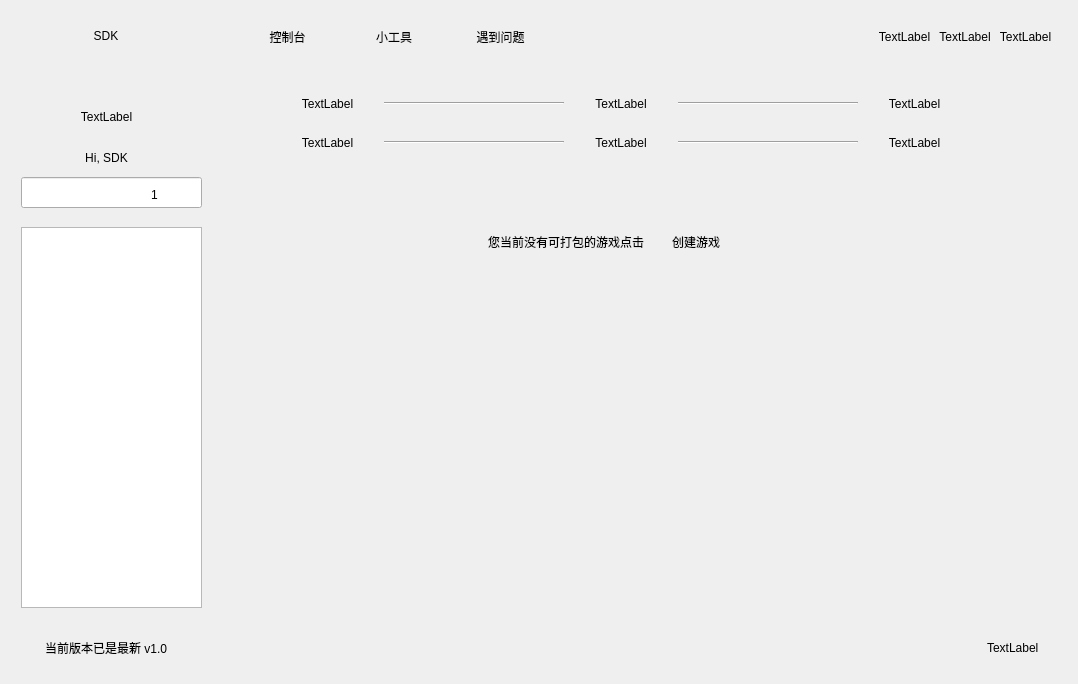
<?xml version="1.0" encoding="UTF-8"?>
<ui version="4.0">
 <class>Form</class>
 <widget class="QWidget" name="Form">
  <property name="geometry">
   <rect>
    <x>0</x>
    <y>0</y>
    <width>1078</width>
    <height>682</height>
   </rect>
  </property>
  <property name="windowTitle">
   <string>Form</string>
  </property>
  <layout class="QHBoxLayout" name="horizontalLayout">
   <item>
    <layout class="QVBoxLayout" name="verticalLayout">
     <item>
      <widget class="QWidget" name="widget" native="true">
       <property name="minimumSize">
        <size>
         <width>200</width>
         <height>50</height>
        </size>
       </property>
       <widget class="QLabel" name="label_2">
        <property name="geometry">
         <rect>
          <x>20</x>
          <y>10</y>
          <width>150</width>
          <height>30</height>
         </rect>
        </property>
        <property name="sizePolicy">
         <sizepolicy hsizetype="Preferred" vsizetype="Preferred">
          <horstretch>0</horstretch>
          <verstretch>0</verstretch>
         </sizepolicy>
        </property>
        <property name="minimumSize">
         <size>
          <width>150</width>
          <height>30</height>
         </size>
        </property>
        <property name="text">
         <string>SDK</string>
        </property>
        <property name="alignment">
         <set>Qt::AlignCenter</set>
        </property>
       </widget>
      </widget>
     </item>
     <item>
      <widget class="QWidget" name="widget_2" native="true">
       <property name="minimumSize">
        <size>
         <width>200</width>
         <height>550</height>
        </size>
       </property>
       <widget class="QLineEdit" name="lineEdit">
        <property name="geometry">
         <rect>
          <x>10</x>
          <y>110</y>
          <width>181</width>
          <height>31</height>
         </rect>
        </property>
       </widget>
       <widget class="QLabel" name="label_4">
        <property name="geometry">
         <rect>
          <x>140</x>
          <y>120</y>
          <width>21</width>
          <height>16</height>
         </rect>
        </property>
        <property name="text">
         <string>1</string>
        </property>
       </widget>
       <widget class="QListView" name="listView">
        <property name="geometry">
         <rect>
          <x>10</x>
          <y>160</y>
          <width>181</width>
          <height>381</height>
         </rect>
        </property>
       </widget>
       <widget class="QWidget" name="">
        <property name="geometry">
         <rect>
          <x>50</x>
          <y>10</y>
          <width>91</width>
          <height>91</height>
         </rect>
        </property>
        <layout class="QVBoxLayout" name="verticalLayout_3">
         <item>
          <widget class="QLabel" name="label">
           <property name="minimumSize">
            <size>
             <width>80</width>
             <height>80</height>
            </size>
           </property>
           <property name="text">
            <string>TextLabel</string>
           </property>
           <property name="alignment">
            <set>Qt::AlignCenter</set>
           </property>
          </widget>
         </item>
         <item>
          <widget class="QLabel" name="label_3">
           <property name="minimumSize">
            <size>
             <width>80</width>
             <height>20</height>
            </size>
           </property>
           <property name="text">
            <string>Hi, SDK</string>
           </property>
           <property name="alignment">
            <set>Qt::AlignCenter</set>
           </property>
          </widget>
         </item>
        </layout>
       </widget>
      </widget>
     </item>
     <item>
      <widget class="QWidget" name="widget_7" native="true">
       <property name="minimumSize">
        <size>
         <width>200</width>
         <height>50</height>
        </size>
       </property>
       <widget class="QLabel" name="label_6">
        <property name="geometry">
         <rect>
          <x>20</x>
          <y>10</y>
          <width>150</width>
          <height>30</height>
         </rect>
        </property>
        <property name="minimumSize">
         <size>
          <width>150</width>
          <height>30</height>
         </size>
        </property>
        <property name="text">
         <string>当前版本已是最新 v1.0</string>
        </property>
        <property name="alignment">
         <set>Qt::AlignCenter</set>
        </property>
       </widget>
      </widget>
     </item>
    </layout>
   </item>
   <item>
    <layout class="QVBoxLayout" name="verticalLayout_2">
     <item>
      <widget class="QWidget" name="widget_4" native="true">
       <property name="minimumSize">
        <size>
         <width>850</width>
         <height>50</height>
        </size>
       </property>
       <widget class="QWidget" name="">
        <property name="geometry">
         <rect>
          <x>20</x>
          <y>10</y>
          <width>314</width>
          <height>32</height>
         </rect>
        </property>
        <layout class="QHBoxLayout" name="horizontalLayout_3">
         <item>
          <widget class="QLabel" name="label_8">
           <property name="minimumSize">
            <size>
             <width>100</width>
             <height>30</height>
            </size>
           </property>
           <property name="text">
            <string>控制台</string>
           </property>
           <property name="alignment">
            <set>Qt::AlignCenter</set>
           </property>
          </widget>
         </item>
         <item>
          <widget class="QLabel" name="label_9">
           <property name="minimumSize">
            <size>
             <width>100</width>
             <height>30</height>
            </size>
           </property>
           <property name="text">
            <string>小工具</string>
           </property>
           <property name="alignment">
            <set>Qt::AlignCenter</set>
           </property>
          </widget>
         </item>
         <item>
          <widget class="QLabel" name="label_10">
           <property name="minimumSize">
            <size>
             <width>100</width>
             <height>30</height>
            </size>
           </property>
           <property name="text">
            <string>遇到问题</string>
           </property>
           <property name="alignment">
            <set>Qt::AlignCenter</set>
           </property>
          </widget>
         </item>
        </layout>
       </widget>
       <widget class="QWidget" name="">
        <property name="geometry">
         <rect>
          <x>660</x>
          <y>10</y>
          <width>176</width>
          <height>32</height>
         </rect>
        </property>
        <layout class="QHBoxLayout" name="horizontalLayout_4">
         <item>
          <widget class="QLabel" name="label_13">
           <property name="minimumSize">
            <size>
             <width>50</width>
             <height>30</height>
            </size>
           </property>
           <property name="text">
            <string>TextLabel</string>
           </property>
           <property name="alignment">
            <set>Qt::AlignCenter</set>
           </property>
          </widget>
         </item>
         <item>
          <widget class="QLabel" name="label_11">
           <property name="minimumSize">
            <size>
             <width>50</width>
             <height>30</height>
            </size>
           </property>
           <property name="text">
            <string>TextLabel</string>
           </property>
           <property name="alignment">
            <set>Qt::AlignCenter</set>
           </property>
          </widget>
         </item>
         <item>
          <widget class="QLabel" name="label_12">
           <property name="minimumSize">
            <size>
             <width>50</width>
             <height>30</height>
            </size>
           </property>
           <property name="text">
            <string>TextLabel</string>
           </property>
           <property name="alignment">
            <set>Qt::AlignCenter</set>
           </property>
          </widget>
         </item>
        </layout>
       </widget>
      </widget>
     </item>
     <item>
      <widget class="QWidget" name="widget_3" native="true">
       <property name="minimumSize">
        <size>
         <width>850</width>
         <height>550</height>
        </size>
       </property>
       <widget class="QWidget" name="widget_6" native="true">
        <property name="geometry">
         <rect>
          <x>29</x>
          <y>119</y>
          <width>791</width>
          <height>391</height>
         </rect>
        </property>
        <widget class="QWidget" name="">
         <property name="geometry">
          <rect>
           <x>220</x>
           <y>40</y>
           <width>288</width>
           <height>32</height>
          </rect>
         </property>
         <layout class="QHBoxLayout" name="horizontalLayout_2">
          <item>
           <widget class="QLabel" name="label_20">
            <property name="minimumSize">
             <size>
              <width>200</width>
              <height>30</height>
             </size>
            </property>
            <property name="text">
             <string>您当前没有可打包的游戏点击</string>
            </property>
            <property name="alignment">
             <set>Qt::AlignCenter</set>
            </property>
           </widget>
          </item>
          <item>
           <widget class="QLabel" name="label_21">
            <property name="minimumSize">
             <size>
              <width>80</width>
              <height>30</height>
             </size>
            </property>
            <property name="text">
             <string>创建游戏</string>
            </property>
           </widget>
          </item>
         </layout>
        </widget>
       </widget>
       <widget class="QWidget" name="layoutWidget_4">
        <property name="geometry">
         <rect>
          <x>60</x>
          <y>20</y>
          <width>688</width>
          <height>72</height>
         </rect>
        </property>
        <layout class="QVBoxLayout" name="verticalLayout_4">
         <item>
          <layout class="QHBoxLayout" name="horizontalLayout_6">
           <item>
            <widget class="QLabel" name="label_22">
             <property name="minimumSize">
              <size>
               <width>100</width>
               <height>30</height>
              </size>
             </property>
             <property name="text">
              <string>TextLabel</string>
             </property>
             <property name="alignment">
              <set>Qt::AlignCenter</set>
             </property>
            </widget>
           </item>
           <item>
            <widget class="Line" name="line_5">
             <property name="minimumSize">
              <size>
               <width>180</width>
               <height>30</height>
              </size>
             </property>
             <property name="orientation">
              <enum>Qt::Horizontal</enum>
             </property>
            </widget>
           </item>
           <item>
            <widget class="QLabel" name="label_23">
             <property name="minimumSize">
              <size>
               <width>100</width>
               <height>30</height>
              </size>
             </property>
             <property name="text">
              <string>TextLabel</string>
             </property>
             <property name="alignment">
              <set>Qt::AlignCenter</set>
             </property>
            </widget>
           </item>
           <item>
            <widget class="Line" name="line_6">
             <property name="minimumSize">
              <size>
               <width>180</width>
               <height>30</height>
              </size>
             </property>
             <property name="orientation">
              <enum>Qt::Horizontal</enum>
             </property>
            </widget>
           </item>
           <item>
            <widget class="QLabel" name="label_24">
             <property name="minimumSize">
              <size>
               <width>100</width>
               <height>30</height>
              </size>
             </property>
             <property name="text">
              <string>TextLabel</string>
             </property>
             <property name="alignment">
              <set>Qt::AlignCenter</set>
             </property>
            </widget>
           </item>
          </layout>
         </item>
         <item>
          <layout class="QHBoxLayout" name="horizontalLayout_5">
           <item>
            <widget class="QLabel" name="label_19">
             <property name="minimumSize">
              <size>
               <width>100</width>
               <height>30</height>
              </size>
             </property>
             <property name="text">
              <string>TextLabel</string>
             </property>
             <property name="alignment">
              <set>Qt::AlignCenter</set>
             </property>
            </widget>
           </item>
           <item>
            <widget class="Line" name="line">
             <property name="minimumSize">
              <size>
               <width>180</width>
               <height>30</height>
              </size>
             </property>
             <property name="orientation">
              <enum>Qt::Horizontal</enum>
             </property>
            </widget>
           </item>
           <item>
            <widget class="QLabel" name="label_18">
             <property name="minimumSize">
              <size>
               <width>100</width>
               <height>30</height>
              </size>
             </property>
             <property name="text">
              <string>TextLabel</string>
             </property>
             <property name="alignment">
              <set>Qt::AlignCenter</set>
             </property>
            </widget>
           </item>
           <item>
            <widget class="Line" name="line_2">
             <property name="minimumSize">
              <size>
               <width>180</width>
               <height>30</height>
              </size>
             </property>
             <property name="orientation">
              <enum>Qt::Horizontal</enum>
             </property>
            </widget>
           </item>
           <item>
            <widget class="QLabel" name="label_17">
             <property name="minimumSize">
              <size>
               <width>100</width>
               <height>30</height>
              </size>
             </property>
             <property name="text">
              <string>TextLabel</string>
             </property>
             <property name="alignment">
              <set>Qt::AlignCenter</set>
             </property>
            </widget>
           </item>
          </layout>
         </item>
        </layout>
       </widget>
      </widget>
     </item>
     <item>
      <widget class="QWidget" name="widget_5" native="true">
       <property name="minimumSize">
        <size>
         <width>850</width>
         <height>50</height>
        </size>
       </property>
       <widget class="QLabel" name="label_5">
        <property name="geometry">
         <rect>
          <x>770</x>
          <y>0</y>
          <width>80</width>
          <height>50</height>
         </rect>
        </property>
        <property name="minimumSize">
         <size>
          <width>80</width>
          <height>50</height>
         </size>
        </property>
        <property name="text">
         <string>TextLabel</string>
        </property>
       </widget>
      </widget>
     </item>
    </layout>
   </item>
  </layout>
 </widget>
 <resources/>
 <connections/>
</ui>
